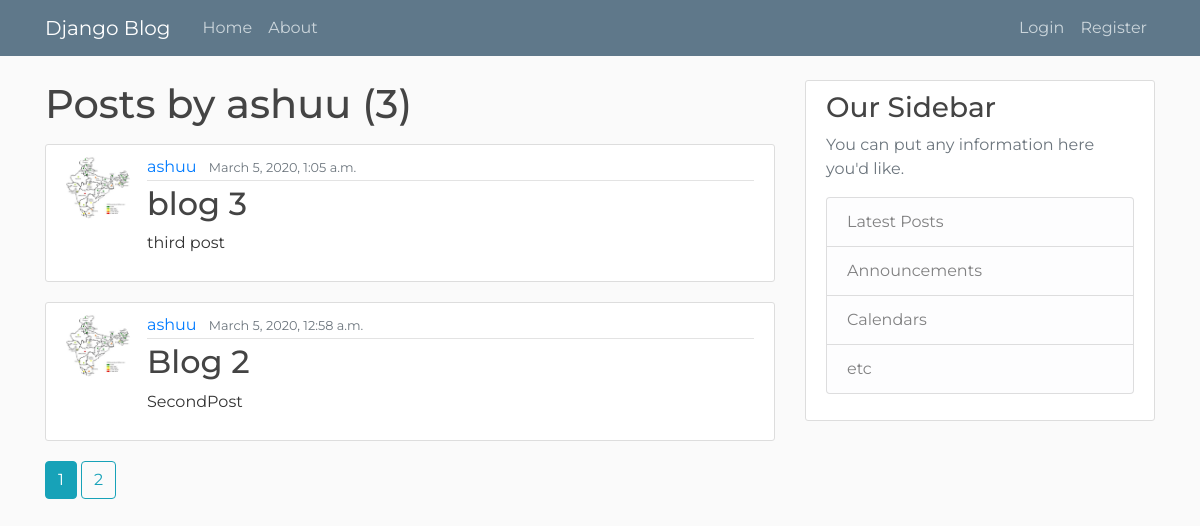
Page /user/ashuu on the earlier database version.
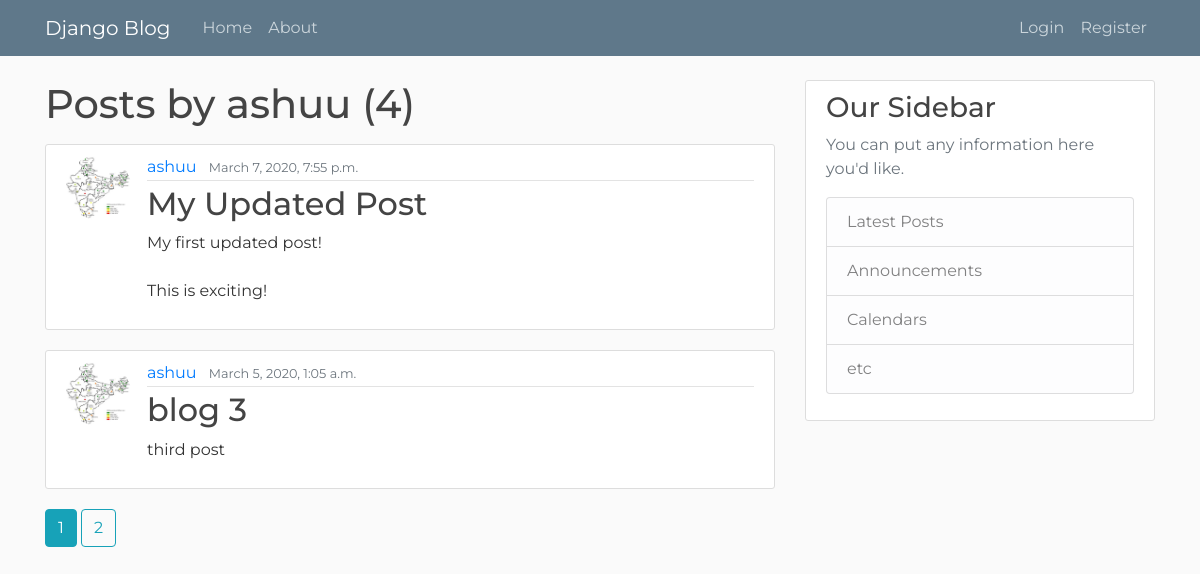
Same page on the later database version.
### blogApp/models.py (models this page shows, shortened)
class Post(models.Model):
    title = models.CharField(max_length=100)
    content = models.TextField()
    date_posted = models.DateTimeField(default = timezone.localtime(timezone.now()))
    author = models.ForeignKey(User,on_delete = models.CASCADE)
    objects = models.Manager()

### users/models.py (models this page shows, shortened)
class Profile(models.Model):
    user = models.OneToOneField(User,on_delete=models.CASCADE)
    image = models.ImageField(default='default.jpg',upload_to='profile_pics')

### blogApp/views.py (the view)
# urls.py: path('user/<str:username>',UserPostListView.as_view(),name="user-posts"),
class UserPostListView(ListView):
    model = Post
    template_name = 'user_post.html'
    context_object_name = 'posts'
    paginate_by= 2
    def get_queryset(self):
        user = get_object_or_404(User,username =self.kwargs.get('username'))
        return Post.objects.filter(author = user).order_by('-date_posted')

### blogApp/templates/user_post.html (shortened to what this page needs)
{% extends 'base.html' %}
{% block content %}
    <h1 class='mb-3'>Posts by {{ view.kwargs.username }} ({{page_obj.paginator.count}})</h1>
    {% for post in posts %}
    <article class="media content-section">
      <img class= "rounded-circle article-img" src= "{{ post.author.profile.image.url }}" >
        <div class="media-body">
          <div class="article-metadata">
            <a class="mr-2" href="{%url 'user-posts' post.author.username %}">{{ post.author }}</a>
            <small class="text-muted">{{ post.date_posted }}</small>
          </div>
          <h2><a class="article-title" href="{%  url 'post-detail' post.id %}">{{ post.title }}</a></h2>
          <p class="article-content">{{ post.content }}</p>
        </div>
      </article>
    {% endfor %}
    {% if is_paginated %}
      {% for num in page_obj.paginator.page_range %}
        {% if page_obj.number == num%}
        <a href= "?page ={{num}}" class="btn btn-info mb-4">{{ num }}</a>
        {% elif num > page_obj.number|add:'-3' and num < page_obj.number|add:'3' %}
          <a href= "?page={{num}}" class="btn btn-outline-info mb-4">{{ num }}</a>
        {% endif %}
      {% endfor %}
    {% endif %}
{% endblock content %}

### blogApp/templates/base.html (shortened to what this page needs)
{% load static %}
<!DOCTYPE html>
<html lang="en">
<head>
    <link rel="stylesheet" href="https://stackpath.bootstrapcdn.com/bootstrap/4.3.1/css/bootstrap.min.css">
    <link rel = 'stylesheet' href= "{% static 'blog/main.css' %}">
</head>
<body>
    <header class="site-header">
        <nav class="navbar navbar-expand-md navbar-dark bg-steel fixed-top">
          <div class="container">
            <a class="navbar-brand mr-4" href="/">Django Blog</a>
            <div class="collapse navbar-collapse" id="navbarToggle">
              <div class="navbar-nav mr-auto">
                <a class="nav-item nav-link" href="{% url 'blog-home' %}">Home</a>
                <a class="nav-item nav-link" href="{% url 'blog-about' %}">About</a>
              </div>
              <div class="navbar-nav">
                  {% if user.is_authenticated %}
                   <a class="nav-item nav-link" href="{% url 'post-create' %}">New Post</a>
                   <a class="nav-item nav-link" href="{% url 'profile' %}">Profile</a>
                   <a class="nav-item nav-link" href="{% url 'logout' %}">LogOut</a>
                  {%else%}
                    <a class="nav-item nav-link" href="{% url 'login' %}">Login</a>
                    <a class="nav-item nav-link" href="{% url 'register' %}">Register</a>
                  {%endif%}
              </div>
            </div>
          </div>
        </nav>
      </header>
      <main role="main" class="container">
        <div class="row">
          <div class="col-md-8">
            {% block content %}{% endblock %}
          </div>
          <div class="col-md-4">
            <div class="content-section">
              <h3>Our Sidebar</h3>
              <p class='text-muted'>You can put any information here you'd like.
                <ul class="list-group">
                  <li class="list-group-item list-group-item-light">Latest Posts</li>
                  <li class="list-group-item list-group-item-light">Announcements</li>
                  <li class="list-group-item list-group-item-light">Calendars</li>
                  <li class="list-group-item list-group-item-light">etc</li>
                </ul>
              </p>
            </div>
          </div>
        </div>
      </main>
</body>
</html>

### blogApp/static/blog/main.css (style rules this page uses)
body { background: #fafafa; color: #333333; margin-top: 5rem; font-family: 'Montserrat', sans-serif !important; }
h1, h2, h3, h4, h5, h6 { color: #444444; }
ul { margin: 0; }
.bg-steel { background-color: #5f788a; }
.site-header .navbar-nav .nav-link { color: #cbd5db; }
.content-section { background: #ffffff; padding: 10px 20px; border: 1px solid #dddddd; border-radius: 3px; margin-bottom: 20px; }
.article-title { color: #444444; }
.article-content { white-space: pre-line; }
.article-img { height: 65px; width: 65px; margin-right: 16px; }
.article-metadata { padding-bottom: 1px; margin-bottom: 4px; border-bottom: 1px solid #e3e3e3 }

Differences in the rows shown:
no longer on this page (row unchanged): Post: author.profile.image (picture), author "ashuu", date_posted "March 5, 2020, 12:58 a.m.", title "Blog 2", content "SecondPost"
added Post: author.profile.image (picture), author "ashuu", date_posted "March 7, 2020, 7:55 p.m.", title "My Updated Post", content "My first updated post! This is exciting!"
Other differences:
{{ page_obj.paginator.count }}: "3" → "4"
